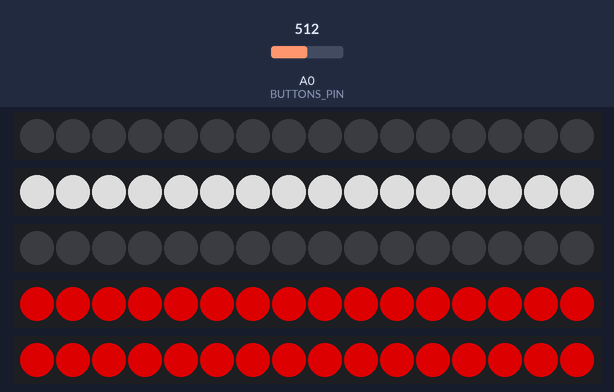
Simulated run of this sketch. Board: Arduino Uno, built with avr-gcc and run on an emulated ATmega328P. Shown: 5 × 16 RGB LEDs in strip order, left to right. The inputs (shaded band) are chosen by the test bench; at power-on: A0 (BUTTONS_PIN) = 512. Dim RGB values are drawn brighter than linear; what the sketch prints to the serial monitor is not drawn.

Above: at 1.1 s.
At 1.7 s:
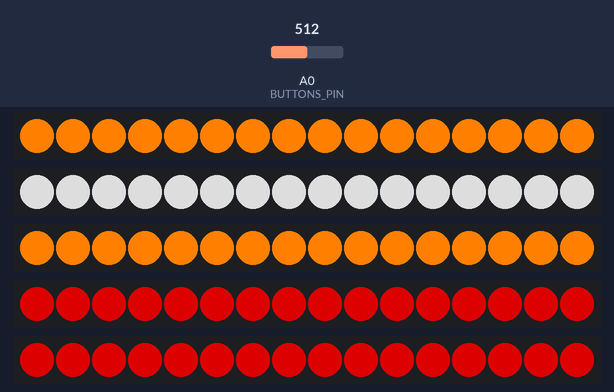
2.3 s: A0 (BUTTONS_PIN) set to 165
5.3 s: A0 (BUTTONS_PIN) set to 141
At 5.8 s:
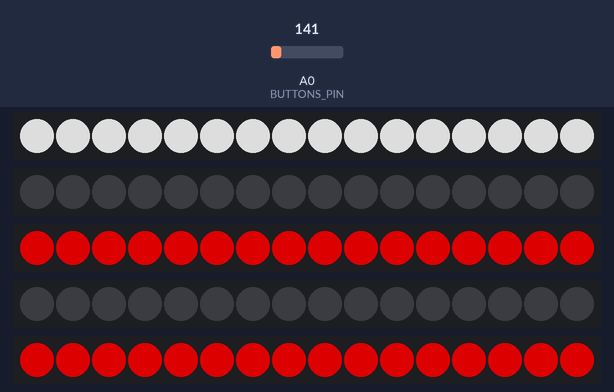
At 6.4 s:
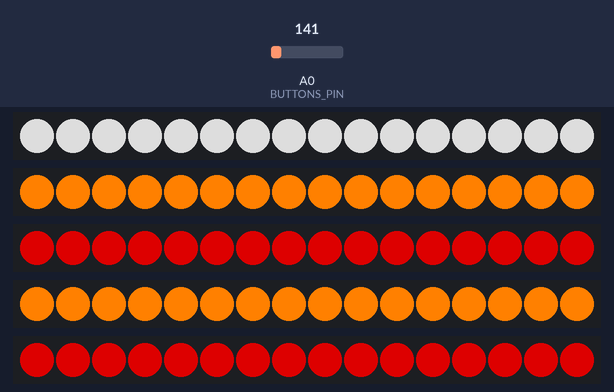
8.3 s: A0 (BUTTONS_PIN) set to 10
11.3 s: A0 (BUTTONS_PIN) set to 46
12.8 s: A0 (BUTTONS_PIN) set to 53
14.6 s: A0 (BUTTONS_PIN) set to 0
At 15.1 s:
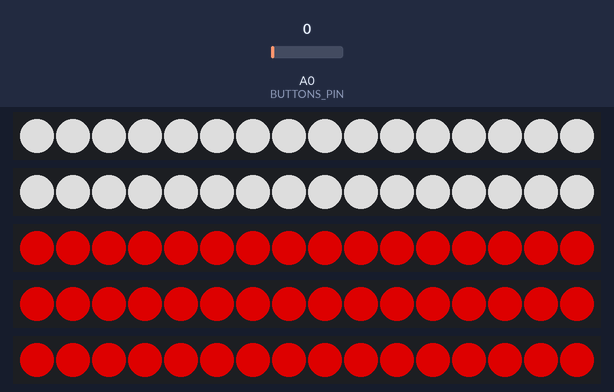
Timing chart, 0 to 17.1 s (numbered marks = the images above; inputs shaded):
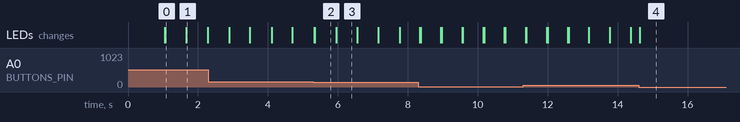

The sketch:

Headlights_EUC_v1.0.ino
```cpp
/* Отладка -------------------------------------------------------------------*/
#define DEBUG // Если не нужна служебная информация по Serial. Закоментить
/* ---------------------------------------------------------------------------*/
/* Основная структура настроек и состояний ------------------------------------*/
typedef struct
{
    String      Version = "FW v.0.100b";    // Версия прошивки
    uint8_t     Key_right : 1;    // 6 кнопка
    uint8_t     Key_left  : 1;     // 1 кнопка
    uint8_t     Key_up    : 1;       // 4 кнопка
    uint8_t     Key_down  : 1;     // 3 кнопка
    uint8_t     Key_S1    : 1;       // 0 кнопка
    uint8_t     Key_S2    : 1;       // 4 кнопка
    long        Led_blink_interval = 600;
    unsigned long currentMillis=0;
    long        previousMillis_L=0;
    long        previousMillis_R=0;
    long        previousMillis_E=0;
    uint8_t     Led_left_state=0;
    uint8_t     Led_right_state=0;
    uint8_t     Led_Emergency_state=0;
    bool        Power_ON = false;

} Headlights_set;

Headlights_set set;

#include "AnalogMultiButton.h"

const int BUTTONS_PIN = A0;
const int BUTTONS_TOTAL = 6;
const int BUTTONS_VALUES[BUTTONS_TOTAL] = {0,100,200,300,400,500};

AnalogMultiButton buttons(BUTTONS_PIN, BUTTONS_TOTAL, BUTTONS_VALUES);

/* Настройки LED Strip -------------------------------------------------------*/
#define COLOR_DEBTH 1 // Настройка цветовой глубины LED Strip 1, 2, 3 (байт на цвет)

#include "microLED.h" // Подключение библиотеки для LED Strip

#define STRIP_FR_PIN 4  // LED Strip Передний правый
#define STRIP_FL_PIN 5  // LED Strip Передний левый
#define STRIP_BR_PIN 6  // LED Strip Задний правый
#define STRIP_BL_PIN 7  // LED Strip Задний Левый
#define STRIP_CN_PIN 8  // LED Strip Задний центральный
// Указываем количество светодиодов в каждой ленте
#define NUMLEDS_FR 16
#define NUMLEDS_FL 16
#define NUMLEDS_BR 16
#define NUMLEDS_BL 16
#define NUMLEDS_CN 16

#define BRIGHTNESS_DEF            150
#define BRIGHTNESS_DEF_FRONT      150
#define BRIGHTNESS_DEF_BACK       150

#define BRIGHTNESS_MAX            255
/* ---------------------------------------------------------------------------*/
/* Инициализация классов Led Strip -------------------------------------------*/
microLED<NUMLEDS_FR, STRIP_FR_PIN, MLED_NO_CLOCK, LED_WS2812, ORDER_GRB, CLI_AVER> strip_FR;
microLED<NUMLEDS_FL, STRIP_FL_PIN, MLED_NO_CLOCK, LED_WS2812, ORDER_GRB, CLI_AVER> strip_FL;
microLED<NUMLEDS_BR, STRIP_BR_PIN, MLED_NO_CLOCK, LED_WS2812, ORDER_GRB, CLI_AVER> strip_BR;
microLED<NUMLEDS_BL, STRIP_BL_PIN, MLED_NO_CLOCK, LED_WS2812, ORDER_GRB, CLI_AVER> strip_BL;
microLED<NUMLEDS_CN, STRIP_CN_PIN, MLED_NO_CLOCK, LED_WS2812, ORDER_GRB, CLI_AVER> strip_CN;
/*----------------------------------------------------------------------------*/
/* Функция первичной инициализация светодиодных лент WS2812 ------------------*/
void Init_LED_Strip()
{
  // Настройка яркости при инициализации
  strip_FR.setBrightness(BRIGHTNESS_DEF);
  strip_FL.setBrightness(BRIGHTNESS_DEF);
  strip_BR.setBrightness(BRIGHTNESS_DEF);
  strip_BL.setBrightness(BRIGHTNESS_DEF);
  strip_CN.setBrightness(BRIGHTNESS_DEF);

  // очистка буфера (выключить диоды, чёрный цвет)
  strip_FR.clear();
  strip_FL.clear();
  strip_BR.clear();
  strip_BL.clear();
  strip_CN.clear();

  // применяется при выводе .show() !
  strip_FR.show();
  strip_FL.show();
  strip_BR.show();
  strip_BL.show();
  strip_CN.show();
}
/*----------------------------------------------------------------------------*/
/* Функция габаритных фонарей по умолчанию -----------------------------------*/
void Led_state_def()
{
  if (set.Power_ON == true)
  {
    if (set.Key_down == false &&
        set.Key_left == false &&
        set.Key_right == false &&
        set.Key_up == false &&
        set.Key_S1 == false &&
        set.Key_S2 == false)
    {
      strip_FR.setBrightness(BRIGHTNESS_DEF_FRONT);
      strip_FL.setBrightness(BRIGHTNESS_DEF_FRONT);
      strip_BR.setBrightness(BRIGHTNESS_DEF_BACK);
      strip_BL.setBrightness(BRIGHTNESS_DEF_BACK);
      strip_CN.setBrightness(BRIGHTNESS_DEF_BACK);

      strip_FR.fill(mWhite);
      strip_FL.fill(mWhite);
      strip_BR.fill(mRed);
      strip_BL.fill(mRed);
      strip_CN.fill(mRed);

      strip_FR.show();
      strip_FL.show();
      strip_BR.show();
      strip_BL.show();
      strip_CN.show();
    }
    if (set.Key_down == false &&  set.Key_left == false &&
                                  set.Key_right == false &&
                                  set.Key_S1 == false)
    {
      strip_BR.setBrightness(BRIGHTNESS_DEF_BACK);
      strip_BL.setBrightness(BRIGHTNESS_DEF_BACK);
      strip_CN.setBrightness(BRIGHTNESS_DEF_BACK);

      strip_BR.fill(mRed);
      strip_BL.fill(mRed);
      strip_CN.fill(mRed);

      strip_BR.show();
      strip_BL.show();
      strip_CN.show();
    }

    if (set.Key_left == true)
    {
      strip_FR.setBrightness(BRIGHTNESS_DEF_FRONT);
      strip_BR.setBrightness(BRIGHTNESS_DEF_BACK);
      strip_CN.setBrightness(BRIGHTNESS_DEF_BACK);

      strip_FR.fill(mWhite);
      strip_BR.fill(mRed);
      strip_CN.fill(mRed);

      strip_FR.show();
      strip_BR.show();
      strip_CN.show();
    }
    else if (set.Key_right == true)
    {
      strip_FL.setBrightness(BRIGHTNESS_DEF_FRONT);
      strip_BL.setBrightness(BRIGHTNESS_DEF_BACK);
      strip_CN.setBrightness(BRIGHTNESS_DEF_BACK);

      strip_FL.fill(mWhite);
      strip_BL.fill(mRed);
      strip_CN.fill(mRed);

      strip_FL.show();
      strip_BL.show();
      strip_CN.show();
    }
    if (set.Key_S1 == true)
    {
      strip_CN.setBrightness(BRIGHTNESS_DEF_BACK);
      strip_CN.fill(mRed);
      strip_CN.show();
    }
  }
}
/*----------------------------------------------------------------------------*/
/* Функции основной инициализации МК -----------------------------------------*/
void setup()
{
#ifdef DEBUG
  Serial.begin(115200);
  Serial.println("Debug Mode ON");
  Serial.println(set.Version);
  delay(1000);
#endif

  Init_LED_Strip(); // Инициализация LED Strip
  set.Power_ON = true; // Заготовка для программного включения

  Led_state_def();  // Установка индикации по умолчанию

  set.Key_down=0;
  set.Key_up=0;
  set.Key_left = 0;
  set.Key_right = 0;
  set.Key_S1 = 0;
  set.Key_S2 = 0;
}
/*----------------------------------------------------------------------------*/
/* Основной цикл программы ---------------------------------------------------*/
void loop()
{
  set.currentMillis = millis();
  buttons.update();   // Обновление считывания нажатых кнопок
/* Обработка нажатых кнопок --------------------------------------------------*/
  if(buttons.onPress(1))          // Обработка кнопки Left
  {
    if (set.Key_right == true)
    {
        set.Key_right = ~set.Key_right; // Обработка кнопки Right
        set.Key_left = ~set.Key_left;
    }
    else set.Key_left = ~set.Key_left;
  }

  if(buttons.onPress(5)) // Обработка кнопки Right
  {
    if (set.Key_left == true)
    {
      set.Key_left = ~set.Key_left;
      set.Key_right = ~set.Key_right;
    }
    else set.Key_right = ~set.Key_right;
  }

  if(buttons.onPress(0)) set.Key_S1 = ~set.Key_S1; // Обработка кнопки S1
  //if(buttons.onPress(4)) set.Key_S2 = ~set.Key_S2; // Обработка кнопки S2

  if(buttons.isPressed(2)) set.Key_down = true; // Обработка кнопки Down
    else set.Key_down = false;

  if(buttons.isPressed(3)) set.Key_up = true; // Обработка кнопки Up
    else set.Key_up = false;
/*----------------------------------------------------------------------------*/
/* Обработка состояний устройства --------------------------------------------*/
  if(set.Key_down == true)   // Задний стоп сигнал
  {
    if (set.Key_left == true)
    {
      strip_BR.setBrightness(BRIGHTNESS_MAX);
      strip_CN.setBrightness(BRIGHTNESS_MAX);
      strip_BR.fill(mRed);
      strip_CN.fill(mRed);
      strip_BR.show();
      strip_CN.show();
    }
    else if (set.Key_right == true)
    {
      strip_BL.setBrightness(BRIGHTNESS_MAX);
      strip_CN.setBrightness(BRIGHTNESS_MAX);
      strip_BL.fill(mRed);
      strip_CN.fill(mRed);
      strip_BL.show();
      strip_CN.show();
    }
    else if (set.Key_S1 == true)
    {
      strip_CN.setBrightness(BRIGHTNESS_MAX);
      strip_CN.fill(mRed);
      strip_CN.show();
    }
    else
    {
      strip_BR.setBrightness(BRIGHTNESS_MAX);
      strip_BL.setBrightness(BRIGHTNESS_MAX);
      strip_CN.setBrightness(BRIGHTNESS_MAX);
      strip_BR.fill(mRed);
      strip_BL.fill(mRed);
      strip_CN.fill(mRed);
      strip_BR.show();
      strip_BL.show();
      strip_CN.show();
    }
  }
  else Led_state_def();
/*----------------------------------------------------------------------------*/
/* Моргание левым поворотником -----------------------------------------------*/
  if(set.Key_left == true)
  {
    if(set.currentMillis - set.previousMillis_L > set.Led_blink_interval)
    {
      // сохраняем последний момент, когда менялось состояние светодиода
      set.previousMillis_L = set.currentMillis;
      if (set.Led_left_state == true)
      {
        set.Led_left_state = false;
        strip_FL.setBrightness(BRIGHTNESS_MAX);
        strip_BL.setBrightness(BRIGHTNESS_MAX);
        strip_FL.fill(mYellow);
        strip_BL.fill(mYellow);
        strip_FL.show();
        strip_BL.show();
      }
      else
      {
        set.Led_left_state = true;
        strip_FL.fill(mBlack);
        strip_BL.fill(mBlack);
        strip_FL.show();
        strip_BL.show();
      }
    }
  }
  else
  {
    Led_state_def();
  }
/*----------------------------------------------------------------------------*/
/* Моргание правым поворотником ----------------------------------------------*/
  if(set.Key_right == true)
  {
    if(set.currentMillis - set.previousMillis_R > set.Led_blink_interval)
    {
      // сохраняем последний момент, когда менялось состояние светодиода
      set.previousMillis_R = set.currentMillis;
      if (set.Led_right_state == true)
      {
        set.Led_right_state = false;
        strip_FR.setBrightness(BRIGHTNESS_MAX);
        strip_BR.setBrightness(BRIGHTNESS_MAX);
        strip_FR.fill(mYellow);
        strip_BR.fill(mYellow);
        strip_FR.show();
        strip_BR.show();
      }
      else
      {
        set.Led_right_state = true;
        strip_FR.fill(mBlack);
        strip_BR.fill(mBlack);
        strip_FR.show();
        strip_BR.show();
      }
    }
  }
  else //if (set.Key_S1 != true)
  {
    Led_state_def();
  }
/*----------------------------------------------------------------------------*/
/* Аварийная сигнализация ----- ----------------------------------------------*/
  if(set.Key_S1 == true)
  {
    if(set.currentMillis - set.previousMillis_E > set.Led_blink_interval)
    {
      // сохраняем последний момент, когда менялось состояние светодиода
      set.previousMillis_E = set.currentMillis;
      if (set.Led_Emergency_state == true)
      {
        set.Led_Emergency_state = false;
        strip_FR.setBrightness(BRIGHTNESS_MAX);
        strip_BR.setBrightness(BRIGHTNESS_MAX);
        strip_FL.setBrightness(BRIGHTNESS_MAX);
        strip_BL.setBrightness(BRIGHTNESS_MAX);
        strip_FR.fill(mYellow);
        strip_BR.fill(mYellow);
        strip_FL.fill(mYellow);
        strip_BL.fill(mYellow);
        strip_FR.show();
        strip_BR.show();
        strip_FL.show();
        strip_BL.show();
      }
      else
      {
        set.Led_Emergency_state = true;
        //strip_FL.setBrightness(50);
        strip_FR.fill(mBlack);
        strip_BR.fill(mBlack);
        strip_FL.fill(mBlack);
        strip_BL.fill(mBlack);
        strip_FR.show();
        strip_BR.show();
        strip_FL.show();
        strip_BL.show();
      }
    }
  }
  else //if (set.Key_left != true && set.Key_right != true)
  Led_state_def();
/*----------------------------------------------------------------------------*/
}
/* END -----------------------------------------------------------------------*/
```

AnalogMultiButton.cpp
```cpp
// (licence header left out)
#include <Arduino.h>
#include "AnalogMultiButton.h"

AnalogMultiButton::AnalogMultiButton(int pin, int total, const int values[], unsigned int debounceDuration, unsigned int analogResolution)
{
  pinMode(pin, INPUT ); // ensure button pin is an input
  digitalWrite(pin, LOW ); // ensure pullup is off on button pin

  this->pin = pin;
  this->total = total;
  this->debounceDuration = debounceDuration;
  this->analogResolution = analogResolution;

  for(int i = 0; i < total; i++) {
    // determine value boundaries, so we can easily determine which button has the closest value to the current analogRead()
    // for example if values were {100, 200, 300}, then we want any value from 0-149 to trigger button 1, 150-245 to trigger button 2 etc...
    int nextValue;
    if(i+1 < total)
    {
      nextValue = values[i+1];
    }
    else
    {
      nextValue = analogResolution;
    }
    valueBoundaries[i] = (values[i] + nextValue)*0.5;
  }
}

void AnalogMultiButton::update()
{
  buttonOnPress = -1;
  buttonOnRelease = -1;
  lastUpdateTime = thisUpdateTime;
  thisUpdateTime = millis();

  int a = analogRead(pin);
  int button = getButtonForAnalogValue(a);
  if(debounceButton(button) && button != buttonPressed)
  {
    releasedButtonPressTime = buttonPressTime;

    if(button != -1)
      buttonPressTime = thisUpdateTime;

    buttonOnPress = button;
	buttonOnRelease = buttonPressed;

    buttonPressed = button;
  }
}

boolean AnalogMultiButton::isPressedBefore(int button, int duration)
{
  return buttonPressed == button && (thisUpdateTime < duration + buttonPressTime);
}

boolean AnalogMultiButton::isPressedAfter(int button, int duration)
{
  return buttonPressed == button && (thisUpdateTime >= duration + buttonPressTime);
}

boolean AnalogMultiButton::onPressAfter(int button, int duration)
{
   unsigned long delayedPressTime = duration + buttonPressTime;
   return buttonPressed == button && (thisUpdateTime >= delayedPressTime) && (lastUpdateTime < delayedPressTime);
}

boolean AnalogMultiButton::onPressAndAfter(int button, int duration)
{
   return onPress(button) || onPressAfter(button, duration);
}

boolean AnalogMultiButton::onPressAfter(int button, int duration, int repeatTime)
{
   int a = (int(thisUpdateTime - buttonPressTime) - duration + int(repeatTime * 0.5)) / repeatTime;
   if(a < 0)
	a = 0;

   unsigned long delayedPressTime = duration + buttonPressTime + repeatTime*a;
   return buttonPressed == button && (thisUpdateTime >= delayedPressTime) && (lastUpdateTime < delayedPressTime);
}

boolean AnalogMultiButton::onPressAndAfter(int button, int duration, int repeatTime)
{
   return onPress(button) || onPressAfter(button, duration, repeatTime);
}

boolean AnalogMultiButton::onReleaseBefore(int button, int duration)
{
   return buttonOnRelease == button && (thisUpdateTime < duration + releasedButtonPressTime);
}

boolean AnalogMultiButton::onReleaseAfter(int button, int duration)
{
   return buttonOnRelease == button && (thisUpdateTime >= duration + releasedButtonPressTime);
}

int AnalogMultiButton::getPressDuration()
{
  if(buttonPressed == -1)
    return 0;

  return thisUpdateTime - buttonPressTime;
}

int AnalogMultiButton::getButtonForAnalogValue(int value)
{
  for(int i = 0; i < total; i++) {
    if(value < valueBoundaries[i])
      return i;
  }
  return -1;
}

boolean AnalogMultiButton::debounceButton(int button)
{
  if(button != lastDebounceButton)
    lastDebounceButtonTime = thisUpdateTime;

  lastDebounceButton = button;
  return (thisUpdateTime - lastDebounceButtonTime > debounceDuration);
}
```

Source omitted: AnalogMultiButton.h (4719 bytes)

Measured:
- the behaviour switches between 150 and 149 on A0 (BUTTONS_PIN) (found by bisection; images 1 and 2)
- after the input at 5.3 s, the LEDs: first differ from a run without the input at once (image 2)
- after the input at 14.6 s, the LEDs: change at once (image 4)
- what the display in image 0 shows lasts 0.6 s, from 1.1 s to 1.7 s
